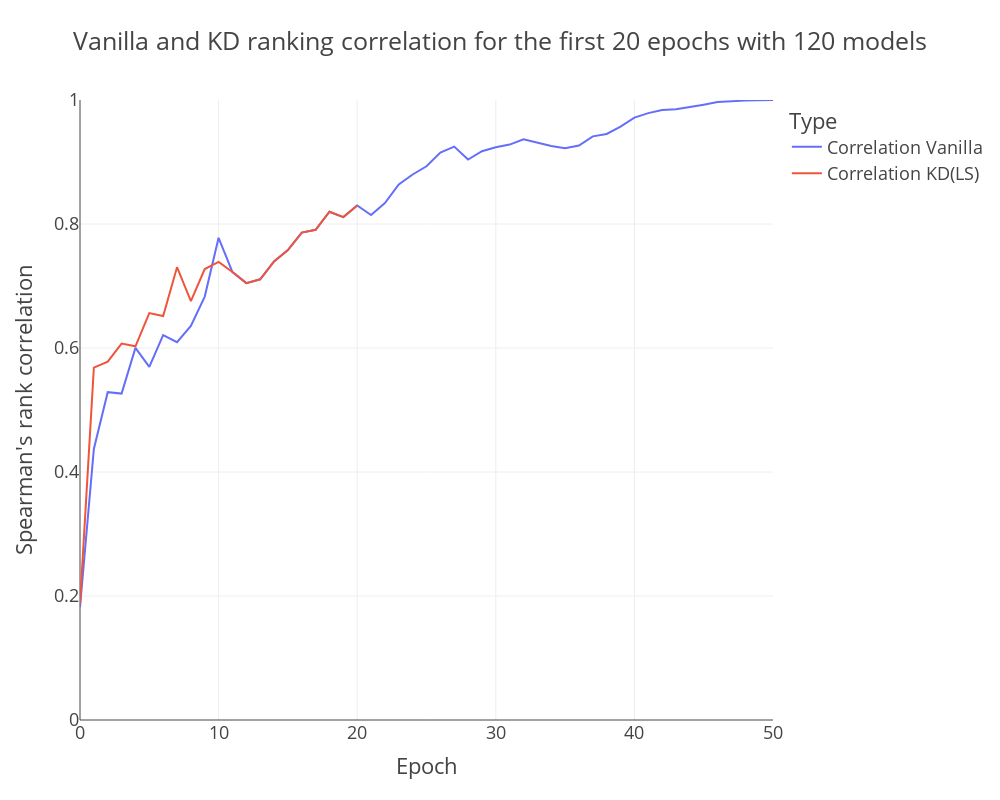

The cell this chart's notebook holds for it:
### Code cell
test_column= 'Correlation KD(LS)'
n_epochs=20
df = pd.DataFrame(list(corr_epochs["correlation_vanilla"].items()), columns=['Epoch', 'Correlation Vanilla'])
df_slope = pd.DataFrame(list(corr_epochs["correlation_kd"].items()), columns=['Epoch', test_column])

df=pd.merge(df, df_slope, on="Epoch")
df.loc[n_epochs+1:, test_column] = np.nan
# Create the line plot using Plotly
df_melted = df.melt(id_vars='Epoch', value_vars=['Correlation Vanilla', test_column], 
                    var_name='Type', value_name='Value')

# Plot the data
fig = px.line(df_melted, x='Epoch', y='Value', color='Type', 
              title='Vanilla and KD ranking correlation for the first 20 epochs with 120 models')
fig.update_traces(line=dict(width=2)) 
fig.update_layout(width=1000, height=800, template="presentation",
                 yaxis_title="Spearman's rank correlation",
                 yaxis=dict(range=[0.0, df_melted['Value'].max()]))

fig

### Figure 1 — Plotly figure (JSON) as saved in the notebook; plotly's stock layout.template omitted (floating-point values rounded to 4 significant figures)
{"data": [{"hovertemplate": "Type=Correlation Vanilla<br>Epoch=%{x}<br>Value=%{y}<extra></extra>", "legendgroup": "Correlation Vanilla", "line": {"color": "#636efa", "dash": "solid", "width": 2}, "marker": {"symbol": "circle"}, "mode": "lines", "name": "Correlation Vanilla", "orientation": "v", "showlegend": true, "type": "scatter", "x": [0, 1, 2, 3, 4, 5, 6, 7, 8, 9, 10, 11, 12, 13, 14, 15, 16, 17, 18, 19, 20, 21, 22, 23, 24, 25, 26, 27, 28, 29, 30, 31, 32, 33, 34, 35, 36, 37, 38, 39, 40, 41, 42, 43, 44, 45, 46, 47, 48, 49, 50], "xaxis": "x", "y": [0.1819, 0.4372, 0.5287, 0.5265, 0.6001, 0.5695, 0.6208, 0.6093, 0.6358, 0.683, 0.7778, 0.7225, 0.7046, 0.7108, 0.7397, 0.758, 0.7862, 0.7907, 0.8198, 0.8112, 0.83, 0.8146, 0.8338, 0.8638, 0.8799, 0.8932, 0.9153, 0.9249, 0.904, 0.9174, 0.9238, 0.9281, 0.9367, 0.9313, 0.9258, 0.9221, 0.9265, 0.9413, 0.9453, 0.9572, 0.9717, 0.9788, 0.9838, 0.985, 0.9881, 0.9924, 0.9966, 0.9984, 0.9991, 0.9996, 1], "yaxis": "y"}, {"hovertemplate": "Type=Correlation KD(LS)<br>Epoch=%{x}<br>Value=%{y}<extra></extra>", "legendgroup": "Correlation KD(LS)", "line": {"color": "#EF553B", "dash": "solid", "width": 2}, "marker": {"symbol": "circle"}, "mode": "lines", "name": "Correlation KD(LS)", "orientation": "v", "showlegend": true, "type": "scatter", "x": [0, 1, 2, 3, 4, 5, 6, 7, 8, 9, 10, 11, 12, 13, 14, 15, 16, 17, 18, 19, 20, 21, 22, 23, 24, 25, 26, 27, 28, 29, 30, 31, 32, 33, 34, 35, 36, 37, 38, 39, 40, 41, 42, 43, 44, 45, 46, 47, 48, 49, 50], "xaxis": "x", "y": [0.187, 0.5683, 0.578, 0.6071, 0.6027, 0.6563, 0.6516, 0.7304, 0.6755, 0.7273, 0.7388, 0.7225, 0.7046, 0.7108, 0.7397, 0.758, 0.7862, 0.7907, 0.8198, 0.8112, 0.83, null, null, null, null, null, null, null, null, null, null, null, null, null, null, null, null, null, null, null, null, null, null, null, null, null, null, null, null, null, null], "yaxis": "y"}], "layout": {"height": 800, "legend": {"title": {"text": "Type"}, "tracegroupgap": 0}, "title": {"text": "Vanilla and KD ranking correlation for the first 20 epochs with 120 models"}, "width": 1000, "xaxis": {"anchor": "y", "autorange": true, "domain": [0, 1], "range": [0, 50], "title": {"text": "Epoch"}, "type": "linear"}, "yaxis": {"anchor": "x", "domain": [0, 1], "range": [0, 1], "title": {"text": "Spearman's rank correlation"}, "type": "linear"}}}
